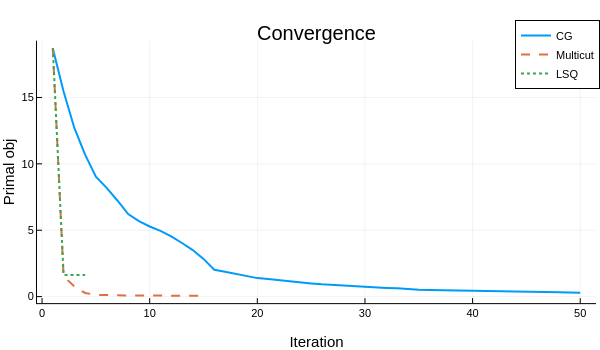

Notebook source saved alongside this figure:
### Code cell
# Convergence plot
p1 = plot(hist_cg[:primal_obj], label="CG", lw=2, xlabel="Iteration", ylabel="Primal obj", title="Convergence")
plot!(p1, hist_mc[:primal_obj], label="Multicut", lw=2, ls=:dash)
plot!(p1, hist_lsq[:primal_obj], label="LSQ", lw=2, ls=:dot)
plot(p1, size=(600, 350))

### Figure 1 — Plotly figure (JSON) as saved in the notebook; plotly's stock layout.template omitted (floating-point values rounded to 4 significant figures)
{"data": [{"colorbar": {"len": 0.8466, "title": "", "x": 0.9934, "y": 0.5099}, "legendgroup": "CG", "line": {"color": "rgba(0, 154, 250, 1.000)", "dash": "solid", "shape": "linear", "width": 2}, "mode": "lines", "name": "CG", "showlegend": true, "type": "scatter", "x": [1, 2, 3, 4, 5, 6, 7, 8, 9, 10, 11, 12, 13, 14, 15, 16, 17, 18, 19, 20, 21, 22, 23, 24, 25, 26, 27, 28, 29, 30, 31, 32, 33, 34, 35, 36, 37, 38, 39, 40, 41, 42, 43, 44, 45, 46, 47, 48, 49, 50], "xaxis": "x", "y": [18.69, 15.45, 12.71, 10.69, 9.036, 8.195, 7.24, 6.216, 5.683, 5.283, 4.955, 4.536, 4.037, 3.508, 2.84, 2.027, 1.866, 1.708, 1.508, 1.394, 1.332, 1.246, 1.124, 1.029, 0.9919, 0.924, 0.8729, 0.8085, 0.7663, 0.7036, 0.6889, 0.6567, 0.6268, 0.5491, 0.523, 0.4963, 0.486, 0.4669, 0.453, 0.4361, 0.417, 0.4021, 0.3862, 0.3738, 0.3666, 0.3552, 0.3429, 0.3315, 0.3122, 0.2945], "yaxis": "y"}, {"colorbar": {"len": 0.8466, "title": "", "x": 0.9934, "y": 0.5099}, "legendgroup": "Multicut", "line": {"color": "rgba(227, 111, 71, 1.000)", "dash": "dash", "shape": "linear", "width": 2}, "mode": "lines", "name": "Multicut", "showlegend": true, "type": "scatter", "x": [1, 2, 3, 4, 5, 6, 7, 8, 9, 10, 11, 12, 13, 14, 15], "xaxis": "x", "y": [18.72, 1.531, 0.7605, 0.2736, 0.1333, 0.1011, 0.08608, 0.08218, 0.07877, 0.07663, 0.07493, 0.07371, 0.07202, 0.07, 0.06791], "yaxis": "y"}, {"colorbar": {"len": 0.8466, "title": "", "x": 0.9934, "y": 0.5099}, "legendgroup": "LSQ", "line": {"color": "rgba(62, 164, 78, 1.000)", "dash": "dot", "shape": "linear", "width": 2}, "mode": "lines", "name": "LSQ", "showlegend": true, "type": "scatter", "x": [1, 2, 3, 4], "xaxis": "x", "y": [18.72, 1.632, 1.632, 1.632], "yaxis": "y"}], "layout": {"annotations": [{"font": {"color": "rgba(0, 0, 0, 1.000)", "family": "sans-serif", "size": 20}, "rotation": 0, "showarrow": false, "text": "Convergence", "x": 0.5275, "xanchor": "center", "xref": "paper", "y": 1, "yanchor": "top", "yref": "paper"}], "height": 350, "legend": {"bgcolor": "rgba(255, 255, 255, 1.000)", "bordercolor": "rgba(0, 0, 0, 1.000)", "borderwidth": 1, "font": {"color": "rgba(0, 0, 0, 1.000)", "family": "sans-serif", "size": 11}, "title": {"font": {"color": "rgba(0, 0, 0, 1.000)", "family": "sans-serif", "size": 15}, "text": ""}, "tracegroupgap": 0, "traceorder": "normal", "x": 1, "xanchor": "auto", "y": 1, "yanchor": "auto"}, "margin": {"b": 20, "l": 0, "r": 0, "t": 20}, "paper_bgcolor": "rgba(255, 255, 255, 1.000)", "plot_bgcolor": "rgba(255, 255, 255, 1.000)", "showlegend": true, "width": 600, "xaxis": {"anchor": "y", "domain": [0.06165, 0.9934], "gridcolor": "rgba(0, 0, 0, 0.100)", "gridwidth": 0.5, "linecolor": "rgba(0, 0, 0, 1.000)", "mirror": false, "range": [-0.47, 51.47], "showgrid": true, "showline": true, "showticklabels": true, "tickangle": 0, "tickcolor": "rgb(0, 0, 0)", "tickfont": {"color": "rgba(0, 0, 0, 1.000)", "family": "sans-serif", "size": 11}, "tickmode": "array", "ticks": "inside", "ticktext": ["0", "10", "20", "30", "40", "50"], "tickvals": [0, 10, 20, 30, 40, 50], "title": "Iteration", "titlefont": {"color": "rgba(0, 0, 0, 1.000)", "family": "sans-serif", "size": 15}, "type": "-", "visible": true, "zeroline": false, "zerolinecolor": "rgba(0, 0, 0, 1.000)"}, "yaxis": {"anchor": "x", "domain": [0.08665, 0.9332], "gridcolor": "rgba(0, 0, 0, 0.100)", "gridwidth": 0.5, "linecolor": "rgba(0, 0, 0, 1.000)", "mirror": false, "range": [-0.4916, 19.28], "showgrid": true, "showline": true, "showticklabels": true, "tickangle": 0, "tickcolor": "rgb(0, 0, 0)", "tickfont": {"color": "rgba(0, 0, 0, 1.000)", "family": "sans-serif", "size": 11}, "tickmode": "array", "ticks": "inside", "ticktext": ["0", "5", "10", "15"], "tickvals": [0, 5, 10, 15], "title": "Primal obj", "titlefont": {"color": "rgba(0, 0, 0, 1.000)", "family": "sans-serif", "size": 15}, "type": "-", "visible": true, "zeroline": false, "zerolinecolor": "rgba(0, 0, 0, 1.000)"}}}
